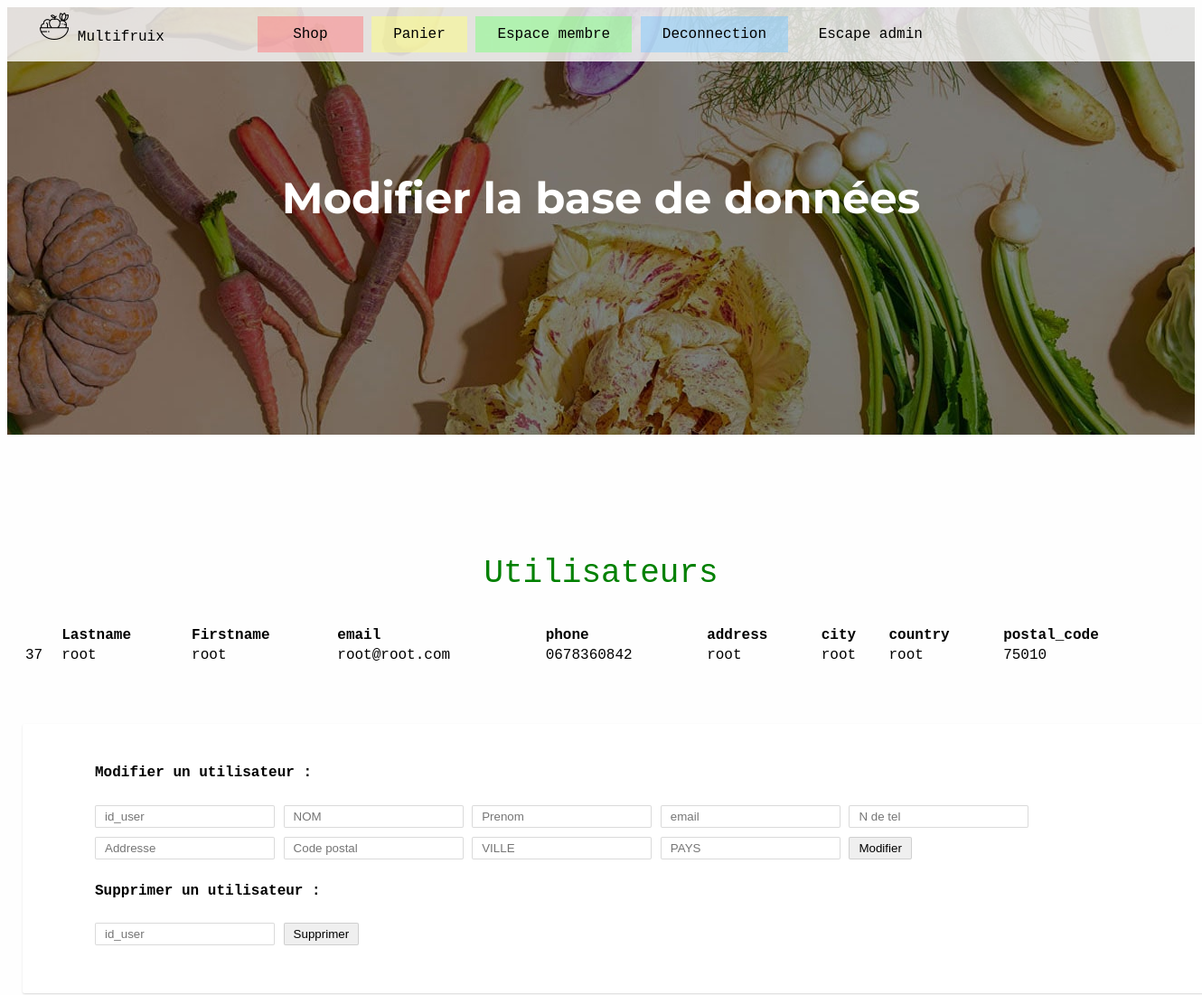
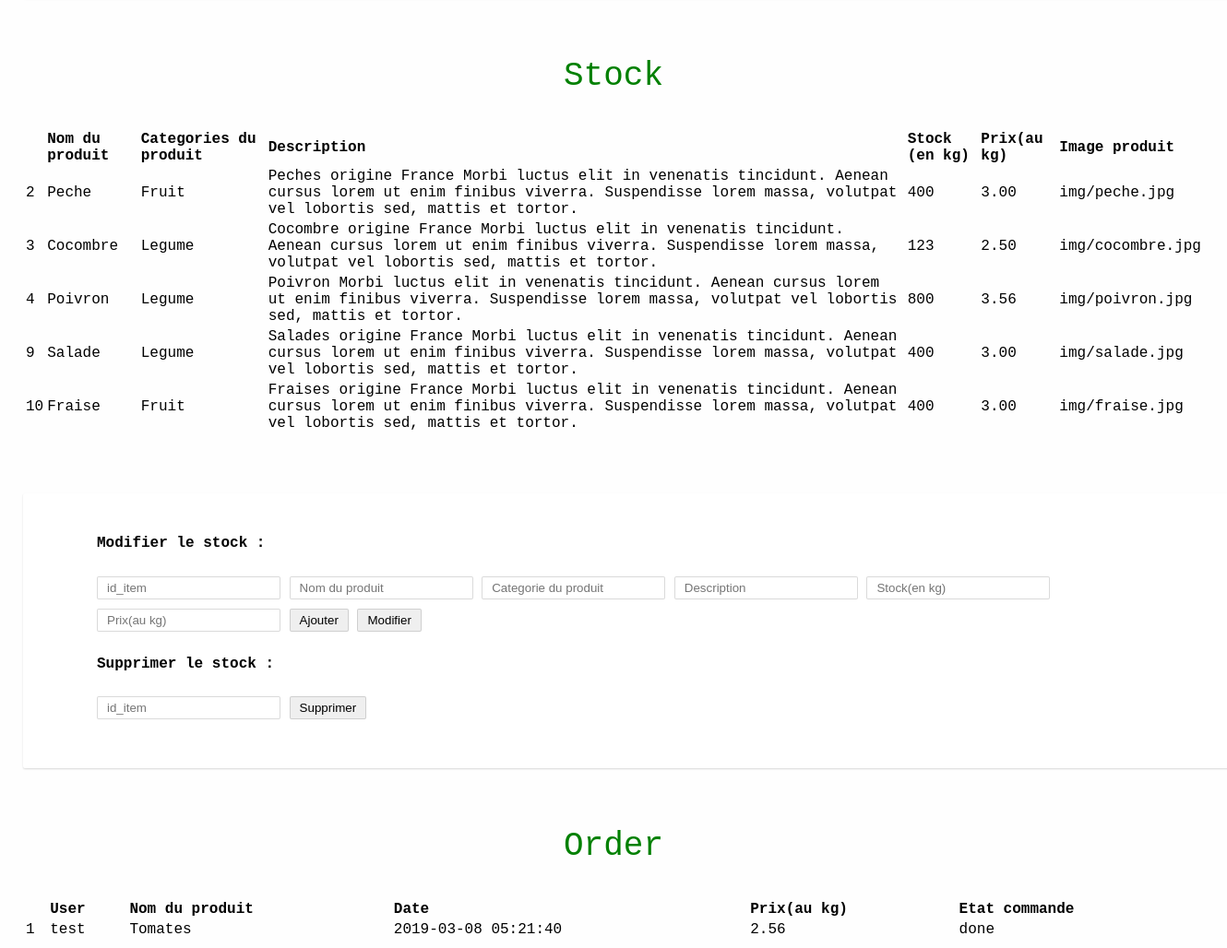
The app's page /admin_space.php (signed in) with its own data (2 pictures, top to bottom).
### tables this page shows
CREATE TABLE `user` (
  `id_user` int(11) NOT NULL,
  `lastname` varchar(30) NOT NULL,
  `firstname` varchar(30) NOT NULL,
  `email` varchar(320) NOT NULL,
  `phone` int(10) UNSIGNED ZEROFILL NOT NULL,
  `address` varchar(300) NOT NULL,
  `city` varchar(60) NOT NULL,
  `country` varchar(60) NOT NULL,
  `postal_code` mediumint(8) UNSIGNED NOT NULL,
  `passwd` varchar(512) NOT NULL,
  `group_user` varchar(20) NOT NULL
);

CREATE TABLE `item` (
  `id_item` int(11) NOT NULL,
  `item_name` varchar(60) NOT NULL,
  `type` varchar(30) NOT NULL,
  `description` text NOT NULL,
  `item_stock` mediumint(8) UNSIGNED NOT NULL,
  `price` decimal(4,2) UNSIGNED NOT NULL,
  `img` varchar(100) NOT NULL
);

CREATE TABLE `basket` (
  `id_basket` int(11) NOT NULL,
  `user_name` varchar(30) NOT NULL,
  `item_name` text NOT NULL,
  `date` datetime NOT NULL,
  `status` enum('done','in progress','','') NOT NULL,
  `total_price` decimal(6,2) UNSIGNED NOT NULL
);

### admin_space.php (the view, shortened to what this page needs)
<!DOCTYPE html>
<html>
<head>
	<link rel="stylesheet" type="text/css" href="main.css">
</head>
<body>
	<header>
		<?php include('menu.php'); ?>
		<div>
		<h1>Modifier la base de données</h1>
	</header>
	<div class="main-content admin-space">
<h3>Utilisateurs</h3>
<table>
	<th>
		<td class="bold">Lastname</td>
		<td class="bold">Firstname</td>
		<td class="bold">email</td>
		<td class="bold">phone</td>
		<td class="bold">address</td>
		<td class="bold">city</td>
		<td class="bold">country</td>
		<td class="bold">postal_code</td>
	</th>
<?PHP
$query = "SELECT id_user, lastname, firstname, email, phone, address, city, country, postal_code FROM user";
$res = mysqli_query($db, $query);
while ($data = mysqli_fetch_array($res))
{
	echo "<tr>";
	echo "<td>".$data['id_user']."</td>";
	echo "<td>".$data['lastname']."</td>";
	echo "<td>".$data['firstname']."</td>";
	echo "<td>".$data['email']."</td>";
	echo "<td>".$data['phone']."</td>";
	echo "<td>".$data['address']."</td>";
	echo "<td>".$data['city']."</td>";
	echo "<td>".$data['country']."</td>";
	echo "<td>".$data['postal_code']."</td>";
	echo "</tr>";
}
?>
</table>
<form action="admin_space.php" method="POST">
	<span class="bold">Modifier un utilisateur :</span>
	<tr>
		<td><input type="number" name="id_user" placeholder="id_user" value=""></td>
		<td><input type="text" name="lastname" placeholder="NOM" value=""></td>
		<td><input type="text" name="firstname" placeholder="Prenom" value=""></td>
		<td><input type="email" name="email" placeholder="email" value=""></td>
		<td><input type="tel" name="phone" placeholder="N de tel" value=""></td>
		<td><input type="text" name="address" placeholder="Addresse" value=""></td>
		<td><input type="number" name="postal_code" placeholder="Code postal" value=""></td>
		<td><input type="text" name="city" placeholder="VILLE" value=""></td>
		<td><input type="text" name="country" placeholder="PAYS" value=""></td>
		<input type="submit" name="submit_modif_user" value="Modifier">
		<br />
		<span class="bold">Supprimer un utilisateur :</span>
		<td><input type="number" name="id_user_del" placeholder="id_user" value=""></td>
		<input type="submit" name="submit_del_user" value="Supprimer">
	</tr>
</form>
<h3>Stock</h3>
<table>
	<th>
		<td class="bold">Nom du produit</td>
		<td class="bold">Categories du produit</td>
		<td class="bold">Description</td>
		<td class="bold">Stock (en kg)</td>
		<td class="bold">Prix(au kg)</td>
		<td class="bold">Image produit</td>
	</th>
	<?PHP
	$query = "SELECT * FROM item";
	$res = mysqli_query($db, $query);
	while ($data = mysqli_fetch_array($res))
	{
		echo "<tr>";
		echo "<td>".$data['id_item']."</td>";
		echo "<td>".$data['item_name']."</td>";
		echo "<td>".$data['type']."</td>";
		echo "<td>".$data['description']."</td>";
		echo "<td>".$data['item_stock']."</td>";
		echo "<td>".$data['price']."</td>";
		echo "<td>".$data['img']."</td>";
		echo "</tr>";
	}
?>
</table>
<form action="admin_space.php" method="POST">
	<tr>
		<span class="bold">Modifier le stock :</span>
		<td><input type="number" name="id_item_modif" placeholder="id_item" value=""></td>
		<td><input type="text" name="item_name" placeholder="Nom du produit" value=""></td>
		<td><input type="text" name="type" placeholder="Categorie du produit" value=""></td>
		<td><input type="text" name="description" placeholder="Description" value=""></td>
		<td><input type="number" name="item_stock" placeholder="Stock(en kg)" value=""></td>
		<td><input type="text" name="price" placeholder="Prix(au kg)" value=""></td>
		<input type="submit" name="submit_add_stock" value="Ajouter">
		<input type="submit" name="submit_modif_stock" value="Modifier">
		<br />
		<span class="bold">Supprimer le stock :</span>
		<td><input type="number" name="id_item_del" placeholder="id_item" value=""></td>
		<input type="submit" name="submit_del_stock" value="Supprimer">
	</tr>
</form>
<h3>Order</h3>
<table>
	<th>
		<td class="bold">User</td>
		<td class="bold">Nom du produit</td>
		<td class="bold">Date</td>
		<td class="bold">Prix(au kg)</td>
		<td class="bold">Etat commande</td>
	</th>
	<?PHP
	$query = "SELECT * FROM basket";
	$res = mysqli_query($db, $query);
	while ($data = mysqli_fetch_array($res))
	{
		echo "<tr>";
		echo "<td>".$data['id_basket']."</td>";
		echo "<td>".$data['user_name']."</td>";
		echo "<td>".$data['item_name']."</td>";
		echo "<td>".$data['date']."</td>";
		echo "<td>".$data['total_price']."</td>";
		echo "<td>".$data['status']."</td>";
		echo "</tr>";
	}
	?>
</table>
</body>
</html>

### main.css (style rules this page uses)
body { font-family: "Courier New", Courier, monospace; background-color: #faebd703; }
header { width: 100%; height: 420px; position: relative; margin: 0 auto; padding: 150px 0 0; background-image: url(img/multifruix.jpg); background-repeat: no-repeat; background-position-x: center; color: white; text-align: center; }
header > div { width: 1280px; margin: 0 auto; text-align: center; }
h1 { font-family: 'Montserrat', sans-serif; font-size: 48px; font-weight: bold; }
.main-content { width: 1280px; margin: 0 auto; }
h3 { font-size: 36px; font-weight: 100; color: green; text-align: center; }
.main-content > form { width: 350px; margin: 0 auto; padding: 1.5em 5em 3em; border-radius: 2px; background-color: #fff; box-shadow: 0 1px 2px rgba(0,0,0,0.15); }
.main-content.admin-space > table { width: 1280px; margin: 0 auto; }
.main-content.admin-space > form { width: 90%; margin: 4em auto; }
.main-content.admin-space > form > input { border: 1px solid #8080804a; border-radius: 2px; padding: 4px 10px; margin: 5px 0; }
span.bold { display: block; margin-block-start: 1.33em; margin-block-end: 1.33em; margin-inline-start: 0px; margin-inline-end: 0px; font-weight: bold; }
td.bold { font-weight: bold; }
input[type='number'] { display: inline-block; }

### records on screen
user: id_user "37", lastname "root", firstname "root", email "root@root.com", phone "0678360842", address "root", city "root", country "root", postal_code "75010"
item: id_item "2", item_name "Peche", type "Fruit", description "Peches origine France Morbi luctus elit in venenatis tincidunt. Aenean cursus lorem ut enim finibus viverra. Suspendisse lorem massa, volutpat vel lobortis sed, mattis et tortor.", item_stock "400", price "3.00", img "img/peche.jpg"
item: id_item "3", item_name "Cocombre", type "Legume", description "Cocombre origine France Morbi luctus elit in venenatis tincidunt. Aenean cursus lorem ut enim finibus viverra. Suspendisse lorem massa, volutpat vel lobortis sed, mattis et tortor.", item_stock "123", price "2.50", img "img/cocombre.jpg"
item: id_item "4", item_name "Poivron", type "Legume", description "Poivron Morbi luctus elit in venenatis tincidunt. Aenean cursus lorem ut enim finibus viverra. Suspendisse lorem massa, volutpat vel lobortis sed, mattis et tortor.", item_stock "800", price "3.56", img "img/poivron.jpg"
item: id_item "9", item_name "Salade", type "Legume", description "Salades origine France Morbi luctus elit in venenatis tincidunt. Aenean cursus lorem ut enim finibus viverra. Suspendisse lorem massa, volutpat vel lobortis sed, mattis et tortor.", item_stock "400", price "3.00", img "img/salade.jpg"
item: id_item "10", item_name "Fraise", type "Fruit", description "Fraises origine France Morbi luctus elit in venenatis tincidunt. Aenean cursus lorem ut enim finibus viverra. Suspendisse lorem massa, volutpat vel lobortis sed, mattis et tortor.", item_stock "400", price "3.00", img "img/fraise.jpg"
basket: id_basket "1", user_name "test", item_name "Tomates", date "2019-03-08 05:21:40", total_price "2.56", status "done"
